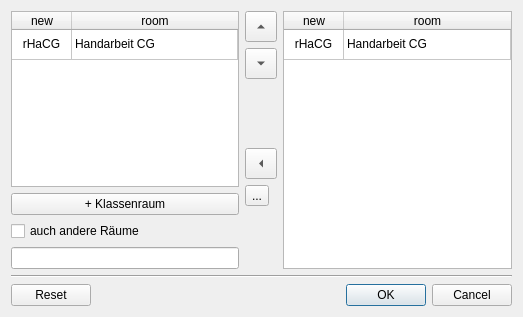
<?xml version="1.0" encoding="UTF-8"?>
<ui version="4.0">
 <class>Dialog</class>
 <widget class="QDialog" name="Dialog">
  <property name="geometry">
   <rect>
    <x>0</x>
    <y>0</y>
    <width>523</width>
    <height>317</height>
   </rect>
  </property>
  <property name="focusPolicy">
   <enum>Qt::NoFocus</enum>
  </property>
  <property name="windowTitle">
   <string>Raumwahl</string>
  </property>
  <layout class="QVBoxLayout" name="verticalLayout_3">
   <item>
    <layout class="QHBoxLayout" name="horizontalLayout">
     <item>
      <layout class="QVBoxLayout" name="verticalLayout_2">
       <item>
        <widget class="QTableWidget" name="roomchoice">
         <property name="editTriggers">
          <set>QAbstractItemView::NoEditTriggers</set>
         </property>
         <property name="tabKeyNavigation">
          <bool>false</bool>
         </property>
         <property name="alternatingRowColors">
          <bool>true</bool>
         </property>
         <property name="selectionMode">
          <enum>QAbstractItemView::SingleSelection</enum>
         </property>
         <property name="selectionBehavior">
          <enum>QAbstractItemView::SelectRows</enum>
         </property>
         <attribute name="horizontalHeaderVisible">
          <bool>true</bool>
         </attribute>
         <attribute name="horizontalHeaderDefaultSectionSize">
          <number>60</number>
         </attribute>
         <attribute name="horizontalHeaderStretchLastSection">
          <bool>true</bool>
         </attribute>
         <attribute name="verticalHeaderVisible">
          <bool>false</bool>
         </attribute>
         <row>
          <property name="text">
           <string>New Row</string>
          </property>
         </row>
         <column>
          <property name="text">
           <string>new</string>
          </property>
         </column>
         <column>
          <property name="text">
           <string>room</string>
          </property>
         </column>
         <item row="0" column="0">
          <property name="text">
           <string>rHaCG</string>
          </property>
          <property name="textAlignment">
           <set>AlignCenter</set>
          </property>
         </item>
         <item row="0" column="1">
          <property name="text">
           <string>Handarbeit CG</string>
          </property>
         </item>
        </widget>
       </item>
       <item>
        <widget class="QPushButton" name="home">
         <property name="text">
          <string>+ Klassenraum</string>
         </property>
        </widget>
       </item>
       <item>
        <widget class="QCheckBox" name="extra">
         <property name="text">
          <string>auch andere Räume</string>
         </property>
        </widget>
       </item>
       <item>
        <widget class="QLineEdit" name="roomtext">
         <property name="readOnly">
          <bool>true</bool>
         </property>
        </widget>
       </item>
      </layout>
     </item>
     <item>
      <layout class="QVBoxLayout" name="verticalLayout">
       <item>
        <widget class="QToolButton" name="tb_up">
         <property name="text">
          <string>...</string>
         </property>
         <property name="iconSize">
          <size>
           <width>24</width>
           <height>24</height>
          </size>
         </property>
         <property name="shortcut">
          <string>Alt+Shift+R</string>
         </property>
         <property name="arrowType">
          <enum>Qt::UpArrow</enum>
         </property>
        </widget>
       </item>
       <item>
        <widget class="QToolButton" name="tb_down">
         <property name="text">
          <string>...</string>
         </property>
         <property name="iconSize">
          <size>
           <width>24</width>
           <height>24</height>
          </size>
         </property>
         <property name="arrowType">
          <enum>Qt::DownArrow</enum>
         </property>
        </widget>
       </item>
       <item>
        <spacer name="verticalSpacer">
         <property name="orientation">
          <enum>Qt::Vertical</enum>
         </property>
         <property name="sizeHint" stdset="0">
          <size>
           <width>20</width>
           <height>40</height>
          </size>
         </property>
        </spacer>
       </item>
       <item>
        <widget class="QToolButton" name="tb_add">
         <property name="text">
          <string>...</string>
         </property>
         <property name="iconSize">
          <size>
           <width>24</width>
           <height>24</height>
          </size>
         </property>
         <property name="arrowType">
          <enum>Qt::LeftArrow</enum>
         </property>
        </widget>
       </item>
       <item>
        <widget class="QToolButton" name="tb_bin">
         <property name="text">
          <string>...</string>
         </property>
         <property name="icon">
          <iconset theme="edit-delete">
           <normaloff>.</normaloff>.</iconset>
         </property>
         <property name="iconSize">
          <size>
           <width>24</width>
           <height>24</height>
          </size>
         </property>
        </widget>
       </item>
       <item>
        <spacer name="verticalSpacer_2">
         <property name="orientation">
          <enum>Qt::Vertical</enum>
         </property>
         <property name="sizeHint" stdset="0">
          <size>
           <width>20</width>
           <height>40</height>
          </size>
         </property>
        </spacer>
       </item>
      </layout>
     </item>
     <item>
      <widget class="QTableWidget" name="roomlist">
       <property name="editTriggers">
        <set>QAbstractItemView::NoEditTriggers</set>
       </property>
       <property name="tabKeyNavigation">
        <bool>false</bool>
       </property>
       <property name="alternatingRowColors">
        <bool>true</bool>
       </property>
       <property name="selectionMode">
        <enum>QAbstractItemView::SingleSelection</enum>
       </property>
       <property name="selectionBehavior">
        <enum>QAbstractItemView::SelectRows</enum>
       </property>
       <attribute name="horizontalHeaderVisible">
        <bool>true</bool>
       </attribute>
       <attribute name="horizontalHeaderDefaultSectionSize">
        <number>60</number>
       </attribute>
       <attribute name="horizontalHeaderStretchLastSection">
        <bool>true</bool>
       </attribute>
       <attribute name="verticalHeaderVisible">
        <bool>false</bool>
       </attribute>
       <row>
        <property name="text">
         <string>New Row</string>
        </property>
       </row>
       <column>
        <property name="text">
         <string>new</string>
        </property>
       </column>
       <column>
        <property name="text">
         <string>room</string>
        </property>
       </column>
       <item row="0" column="0">
        <property name="text">
         <string>rHaCG</string>
        </property>
        <property name="textAlignment">
         <set>AlignCenter</set>
        </property>
       </item>
       <item row="0" column="1">
        <property name="text">
         <string>Handarbeit CG</string>
        </property>
       </item>
      </widget>
     </item>
    </layout>
   </item>
   <item>
    <widget class="Line" name="line">
     <property name="orientation">
      <enum>Qt::Horizontal</enum>
     </property>
    </widget>
   </item>
   <item>
    <widget class="QDialogButtonBox" name="buttonBox">
     <property name="orientation">
      <enum>Qt::Horizontal</enum>
     </property>
     <property name="standardButtons">
      <set>QDialogButtonBox::Cancel|QDialogButtonBox::Ok|QDialogButtonBox::Reset</set>
     </property>
    </widget>
   </item>
  </layout>
 </widget>
 <resources/>
 <connections>
  <connection>
   <sender>buttonBox</sender>
   <signal>accepted()</signal>
   <receiver>Dialog</receiver>
   <slot>accept()</slot>
   <hints>
    <hint type="sourcelabel">
     <x>248</x>
     <y>254</y>
    </hint>
    <hint type="destinationlabel">
     <x>157</x>
     <y>274</y>
    </hint>
   </hints>
  </connection>
  <connection>
   <sender>buttonBox</sender>
   <signal>rejected()</signal>
   <receiver>Dialog</receiver>
   <slot>reject()</slot>
   <hints>
    <hint type="sourcelabel">
     <x>316</x>
     <y>260</y>
    </hint>
    <hint type="destinationlabel">
     <x>286</x>
     <y>274</y>
    </hint>
   </hints>
  </connection>
 </connections>
</ui>
